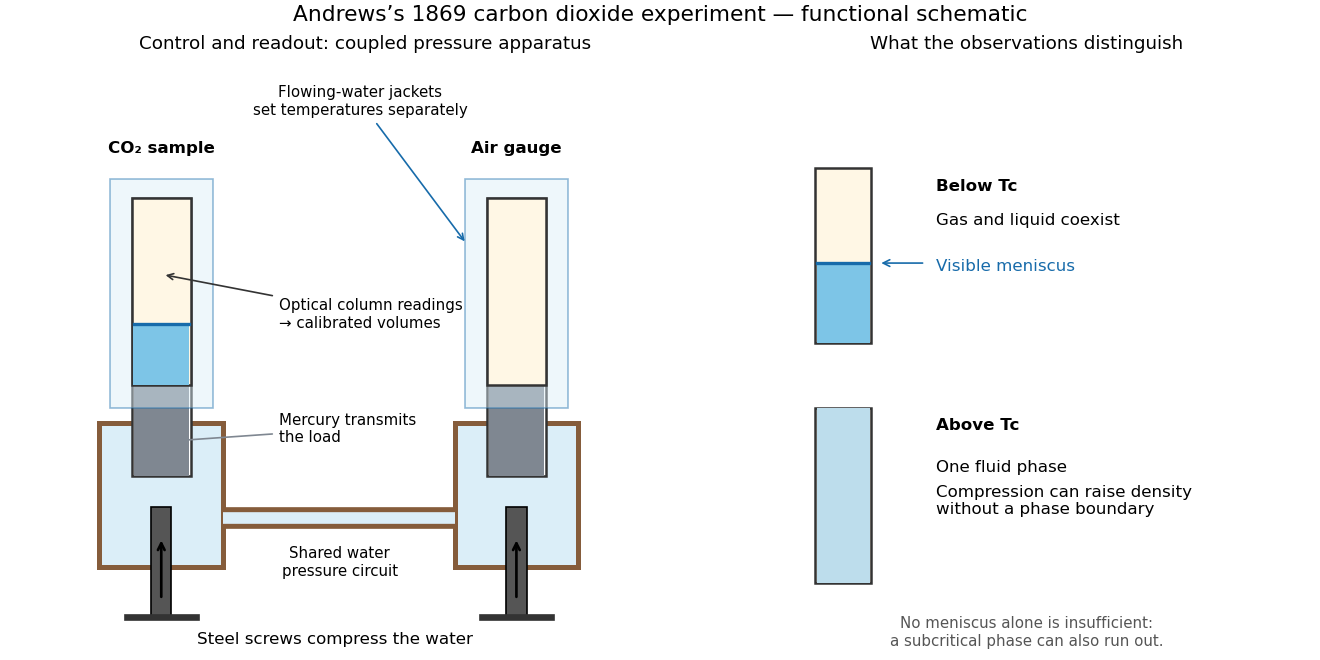

Python code for this plot:
"""Functional schematic based on Andrews (1869), pp. 576–583 and Plate LXIII.

Original diagram, not a scale reconstruction or digitization of the historical plate.
Python 3.14; Matplotlib 3.10. Run from _media with MPLBACKEND=Agg.
"""
from pathlib import Path

import matplotlib.pyplot as plt
from matplotlib.patches import Rectangle


BLUE = '#176baa'
GRAY = '#7f8791'


def sample(ax, x, bottom, top, split=None):
    ax.add_patch(Rectangle((x, bottom), .58, top-bottom, facecolor='#fff7e5',
                           edgecolor='#333333', lw=1.5))
    if split is not None:
        ax.add_patch(Rectangle((x+.015, bottom), .55, split-bottom,
                               facecolor='#7dc5e7', edgecolor='none'))
        ax.plot([x+.02, x+.56], [split, split], color=BLUE, lw=2)


def main():
    plt.rcParams.update({'font.size': 10, 'figure.facecolor': 'white'})
    fig, (app, infer) = plt.subplots(1, 2, figsize=(11, 5.5),
                                   gridspec_kw={'width_ratios': [1.25, 1]}, layout='constrained')
    app.set(xlim=(0, 7.1), ylim=(0, 7.7))
    app.axis('off')
    app.set_title('Control and readout: coupled pressure apparatus', fontsize=11, pad=12)
    # Two pressure bodies joined by a water-filled manifold.
    for x in (1.25, 4.75):
        app.add_patch(Rectangle((x-.32, 1.15), 1.22, 1.9, facecolor='#dbeef8',
                                edgecolor='#855c3b', lw=3))
        app.add_patch(Rectangle((x, 2.35), .58, 3.65, facecolor='white',
                                edgecolor='#333333', lw=1.5))
        app.add_patch(Rectangle((x+.02, 2.35), .54, 1.2, facecolor=GRAY, edgecolor='none'))
        app.add_patch(Rectangle((x-.22, 3.25), 1.02, 3, facecolor='#dbeef8',
                                edgecolor=BLUE, alpha=.45))
        app.add_patch(Rectangle((x+.19, .5), .2, 1.45, facecolor='#555555', edgecolor='black'))
        app.plot([x-.05, x+.63], [.5, .5], color='#333333', lw=4)
        app.annotate('', xy=(x+.29, 1.55), xytext=(x+.29, .72),
                     arrowprops={'arrowstyle': '->', 'lw': 1.6, 'color': 'black'})
    app.plot([2.15, 4.43], [1.8, 1.8], color='#855c3b', lw=13, solid_capstyle='butt')
    app.plot([2.15, 4.43], [1.8, 1.8], color='#dbeef8', lw=7, solid_capstyle='butt')
    sample(app, 1.25, 3.55, 6, split=4.35)
    sample(app, 4.75, 3.55, 6)
    app.text(1.54, 6.6, 'CO₂ sample', ha='center', weight='bold')
    app.text(5.04, 6.6, 'Air gauge', ha='center', weight='bold')
    app.text(3.25, .15, 'Steel screws compress the water', ha='center')
    app.text(3.3, 1.04, 'Shared water\npressure circuit', ha='center', fontsize=9)
    app.annotate('Mercury transmits\nthe load', xy=(1.52, 2.8), xytext=(2.7, 2.8),
                 fontsize=9, arrowprops={'arrowstyle': '->', 'color': GRAY})
    app.annotate('Flowing-water jackets\nset temperatures separately', xy=(4.55, 5.4),
                 xytext=(3.5, 7.1), ha='center', fontsize=9,
                 arrowprops={'arrowstyle': '->', 'color': BLUE})
    app.annotate('Optical column readings\n→ calibrated volumes', xy=(1.55, 5),
                 xytext=(2.7, 4.3), fontsize=9,
                 arrowprops={'arrowstyle': '->', 'color': '#333333'})
    infer.set(xlim=(0, 6), ylim=(0, 7.7))
    infer.axis('off')
    infer.set_title('What the observations distinguish', fontsize=11, pad=12)
    sample(infer, .8, 4.1, 6.4, split=5.15)
    infer.text(2.05, 6.1, 'Below Tc', weight='bold')
    infer.text(2.05, 5.65, 'Gas and liquid coexist')
    infer.text(2.05, 5.05, 'Visible meniscus', color=BLUE)
    infer.annotate('', xy=(1.45, 5.15), xytext=(1.95, 5.15),
                   arrowprops={'arrowstyle': '->', 'color': BLUE})
    sample(infer, .8, .95, 3.25)
    infer.add_patch(Rectangle((.815, .95), .55, 2.3, facecolor='#bdddec', edgecolor='none'))
    infer.text(2.05, 2.95, 'Above Tc', weight='bold')
    infer.text(2.05, 2.4, 'One fluid phase')
    infer.text(2.05, 1.85, 'Compression can raise density\nwithout a phase boundary')
    infer.text(3, .12, 'No meniscus alone is insufficient:\na subcritical phase can also run out.',
               ha='center', color='#555555', fontsize=9)
    fig.suptitle('Andrews’s 1869 carbon dioxide experiment — functional schematic', fontsize=13)
    fig.savefig(Path(__file__).stem + '.png', dpi=120, facecolor='white')
    plt.close(fig)


if __name__ == '__main__':
    main()
